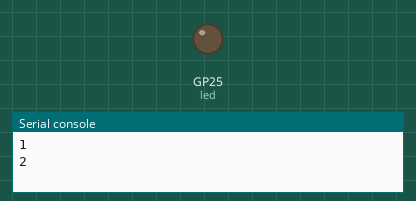
Simulated run of this program. Board: Raspberry Pi Pico running MicroPython. Shown: output pins drawn as LEDs (lit = HIGH), the last lines printed to the serial console. At 112.0 s the program stops and its outputs stay as they are.

Above: at 2.0 s.
At 4.45 s:
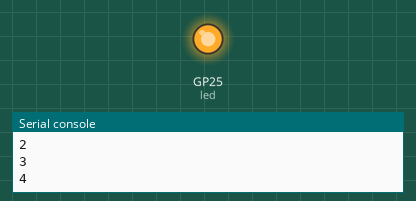
Timing chart, 0 to 7.3 s (numbered marks = the images above):
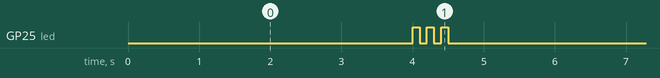

Measured:
- by itself, GP25 (led): repeats every 5.6 s: 2 × (LOW 0.10 s, HIGH 0.10 s), LOW 5.1 s, HIGH 0.10 s
- by itself, everything shown: repeats every 5.6 s, in 6 steps

The program:

fizzbuzz_led.py
```python
# Write a program that prints numbers from 1 to 100.
# But for multiples of five, blink the onboard LED 3 times,
# print the number, and then print 'Buzz' to the console.
# For numbers not divisible by five, ensure the onboard LED is off and print the number to the console.


from machine import Pin  # Import the Pin class for GPIO control
import time              # Import the time module for delays

# Configure the onboard LED pin as an output
led = Pin("LED", Pin.OUT)

# Loop through numbers from 1 to 100
for number in range(1, 101): # 'range(1, 101)' generates numbers from 1 up to, but not including, 101
    # Check if the number is a multiple of 5 using the modulo operator
    # The modulo operator (%) returns the remainder of a division. If the remainder is 0, the number is a multiple
    if number % 5 == 0:
        # If it's a multiple of 5, blink the LED 3 times
        for _ in range(3): # Nested loop to control the blinks
            led.value(1)       # Turn LED on (set pin to "on" or high level)
            time.sleep(0.1)    # Wait for 0.1 seconds
            led.value(0)       # Turn LED off (set pin to "off" or low level)
            time.sleep(0.1)    # Wait for 0.1 seconds between blinks
        print(number)      # Print the number to the console
        print("Buzz")      # Print "Buzz" to the console
    else:
        # If not a multiple of 5, ensure the LED is off
        led.value(0)       # Turn LED off
        print(number)      # Print the number to the console

    # Add a 1-second delay after processing each number
    time.sleep(1) # Pause for 1 second

# After the loop finishes, ensure the LED remains off
led.value(0) # Ensures the LED is off at the end of the program
```
